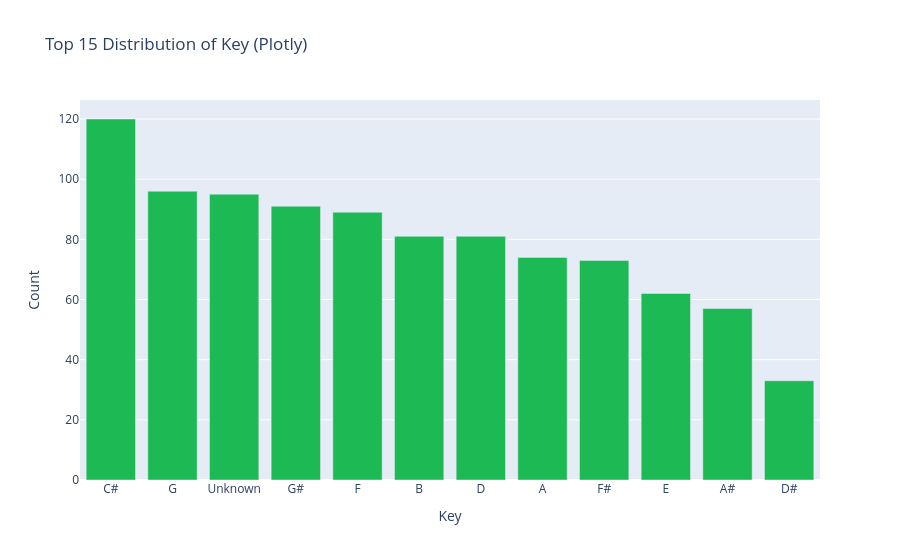
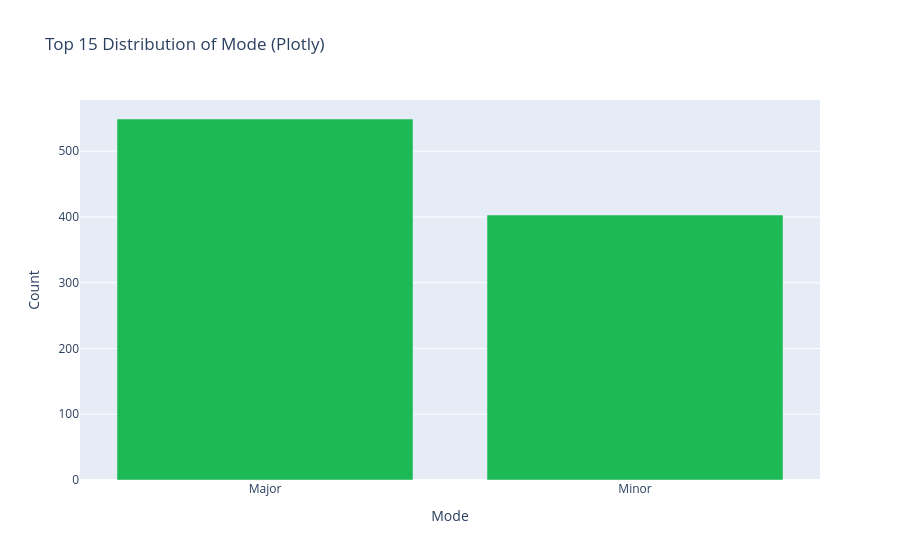
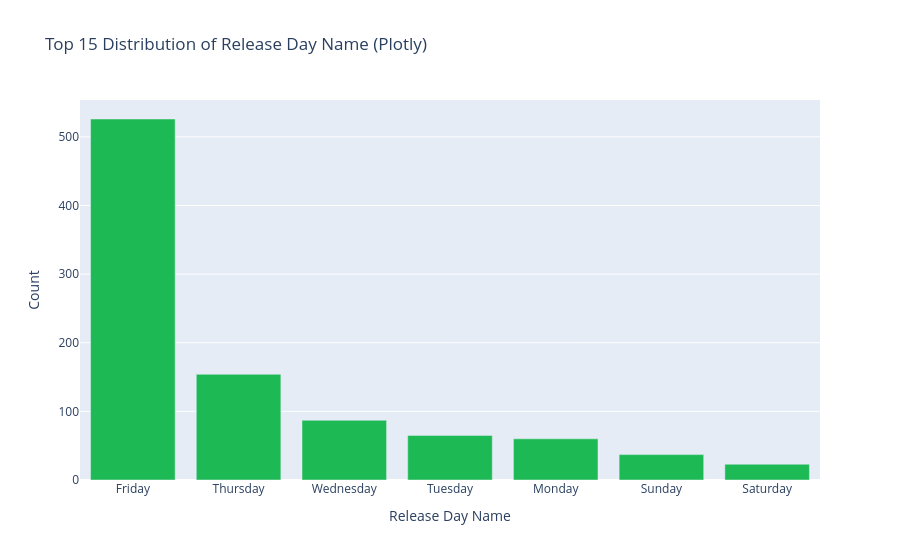

Notebook source saved alongside these figures, in order:
### Code cell
# Plot all Categorical Features (Bar Charts)

# Loop through each categorical column and create a bar chart for the top 15 categories
for col in categorical_cols:
    # Limit to top 15 for readability
    value_counts_cat = df_cleaned[col].value_counts().head(15).reset_index()
    value_counts_cat.columns = [col, 'Count']

    fig_cat = px.bar(value_counts_cat, x=col, y='Count',
                     title=f"Top 15 Distribution of {col.replace('_', ' ').title()} (Plotly)",
                     color_discrete_sequence=['#1DB954'])
    fig_cat.update_xaxes(title_text=col.replace("_", " ").title(), categoryorder='total descending')
    fig_cat.update_yaxes(title_text='Count')
    fig_cat.show()
    save_div_to_json(fig_cat, f'categorical_distribution_{col.lower()}')

### Figure 1 — Plotly figure (JSON) as saved in the notebook; plotly's stock layout.template omitted (floating-point values rounded to 4 significant figures)
{"data": [{"hovertemplate": "key=%{x}<br>Count=%{y}<extra></extra>", "legendgroup": "", "marker": {"color": "#1DB954", "pattern": {"shape": ""}}, "name": "", "orientation": "v", "showlegend": false, "textposition": "auto", "type": "bar", "x": ["C#", "G", "Unknown", "G#", "F", "B", "D", "A", "F#", "E", "A#", "D#"], "xaxis": "x", "y": [120, 96, 95, 91, 89, 81, 81, 74, 73, 62, 57, 33], "yaxis": "y"}], "layout": {"barmode": "relative", "legend": {"tracegroupgap": 0}, "title": {"text": "Top 15 Distribution of Key (Plotly)"}, "xaxis": {"anchor": "y", "categoryorder": "total descending", "domain": [0, 1], "title": {"text": "Key"}}, "yaxis": {"anchor": "x", "domain": [0, 1], "title": {"text": "Count"}}}}

### Figure 2 — Plotly figure (JSON) as saved in the notebook; plotly's stock layout.template omitted (floating-point values rounded to 4 significant figures)
{"data": [{"hovertemplate": "mode=%{x}<br>Count=%{y}<extra></extra>", "legendgroup": "", "marker": {"color": "#1DB954", "pattern": {"shape": ""}}, "name": "", "orientation": "v", "showlegend": false, "textposition": "auto", "type": "bar", "x": ["Major", "Minor"], "xaxis": "x", "y": [549, 403], "yaxis": "y"}], "layout": {"barmode": "relative", "legend": {"tracegroupgap": 0}, "title": {"text": "Top 15 Distribution of Mode (Plotly)"}, "xaxis": {"anchor": "y", "categoryorder": "total descending", "domain": [0, 1], "title": {"text": "Mode"}}, "yaxis": {"anchor": "x", "domain": [0, 1], "title": {"text": "Count"}}}}

### Figure 3 — Plotly figure (JSON) as saved in the notebook; plotly's stock layout.template omitted (floating-point values rounded to 4 significant figures)
{"data": [{"hovertemplate": "release_day_name=%{x}<br>Count=%{y}<extra></extra>", "legendgroup": "", "marker": {"color": "#1DB954", "pattern": {"shape": ""}}, "name": "", "orientation": "v", "showlegend": false, "textposition": "auto", "type": "bar", "x": ["Friday", "Thursday", "Wednesday", "Tuesday", "Monday", "Sunday", "Saturday"], "xaxis": "x", "y": [526, 154, 87, 65, 60, 37, 23], "yaxis": "y"}], "layout": {"barmode": "relative", "legend": {"tracegroupgap": 0}, "title": {"text": "Top 15 Distribution of Release Day Name (Plotly)"}, "xaxis": {"anchor": "y", "categoryorder": "total descending", "domain": [0, 1], "title": {"text": "Release Day Name"}}, "yaxis": {"anchor": "x", "domain": [0, 1], "title": {"text": "Count"}}}}
